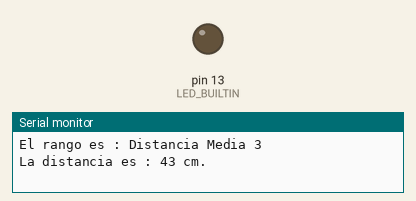
Simulated run of this sketch. Board: Arduino Uno, built with avr-gcc and run on an emulated ATmega328P. Shown: output pins drawn as LEDs (lit = HIGH), the last lines printed to the serial monitor. Random numbers use the default seed unless the sketch sets one.

Above: at 0.9 s.
At 39.97 s:
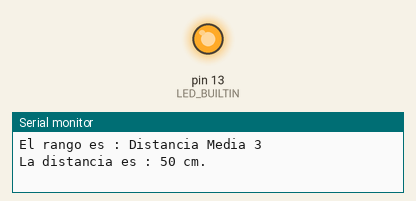
Timing chart, 0 to 40.0 s (numbered marks = the images above):
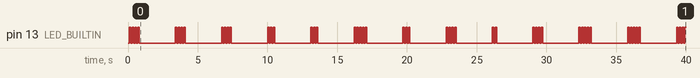

Measured:
- by itself, pin 13 (LED_BUILTIN): LOW → HIGH at 0.10 s, → LOW 0.10 s later, → HIGH 0.10 s later, → LOW 0.10 s later, … (99 changes in this stretch)

The sketch:

app.ino
```cpp
// Range Variables

/* Define range of action */
int rangeMin = 10, rangeMax = 1000, rangeSteps = 200, rangeStop = 0,
    arraySteps = rangeMax / rangeSteps;

/*Define output UX*/
char *stepsNames[] = {
  "Super Cerca 1",
  "Cerca 2",
  "Distancia Media 3",
  "Distancia Media 4",
  "Rango lejano 5",
  "Rango lejano 6"
};

/* Define Array steps = rangeMax/rangeSteps -1;
 * 20 is the max division in range of 1000/50
 */

int stepsArray[20];

void setup() {
  Serial.begin(115200);
  while (! Serial) { delay(1); }

  /*PinConfig*/
  pinMode(LED_BUILTIN, OUTPUT);


  /**/
  Serial.println("Encendido");
  digitalWrite(LED_BUILTIN, HIGH); // HIGH = OFF

  /*Setup Functions*/
  if (!rangeStop) {
    distanceRange(rangeMin, rangeMax, rangeSteps);
  }

}

void loop() {

  /*  Samples generator  :  replace after*/
  float measure = random(rangeMin, rangeMax-rangeMin-rangeSteps);
  Serial.print("Midiendo : "); Serial.print(measure);Serial.print(" mm.");
  measureFunction(measure); /*  Replace for VL53L0X measure.RangeMilliMeter*/

  delay(2500);

}

void measureFunction(int measureData){
  for(int i = 0; i <= arraySteps - 1; i++){
    if(measureData >= stepsArray[i] && measureData <= stepsArray[i+1]){
      Serial.println(" "); Serial.print("El rango es : "); Serial.println(stepsNames[i]);
      Serial.print("La distancia es : "); Serial.print(measureData/10, DEC); Serial.println(" cm."); Serial.println(" ");
      outputSignal(i+1);
    }
    else if (measureData >= stepsArray[arraySteps-1]){
      Serial.println(" "); Serial.print("El rango es : "); Serial.println("a la chucha.");
      Serial.print("La distancia es : "); Serial.print(measureData/10); Serial.println(" cm.");
      Serial.print("Nuestra distancia máxima es de : "); Serial.print(stepsArray[arraySteps-1]/10); Serial.println(" cm."); Serial.println(" ");
      outputSignal(10);
    }
  }
}

/*  Steps generator  */
void distanceRange(int rangeMin, int rangeMax, int rangeSteps) {
  int x = -1;
  for (int i = rangeMin; i <= rangeMax; i = i + rangeSteps) {
    x = x + 1; stepsArray[x] = i;
    if (x >= arraySteps - 1) { rangeStop = 1; break; }
  }
}

/*  Example of output UX  */
void outputSignal(int shakes) {
  for(int i = 0; i <= shakes; i++){
    digitalWrite(LED_BUILTIN, LOW);
    delay(100);
    digitalWrite(LED_BUILTIN, HIGH);
    delay(100);
    digitalWrite(LED_BUILTIN, LOW);
  }
}
```
